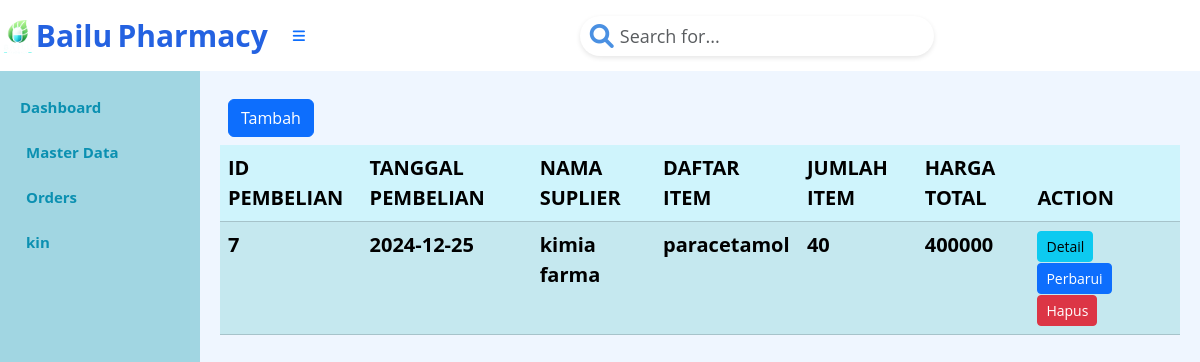
Screenshot of /index.php?page=pembelian (signed in) with the database file from the repository.
### tables this page shows
CREATE TABLE `tb_pembelian` (
  `Id_pembelian` int(5) NOT NULL AUTO_INCREMENT,
  `tanggal_pembelian` date NOT NULL,
  `total_item` int(5) NOT NULL,
  `total_harga` int(10) NOT NULL,
  `Total_bayar` int(8) NOT NULL,
  `kembalian` int(8) NOT NULL,
  `Id_suplier` int(3) NOT NULL,
  PRIMARY KEY (`Id_pembelian`),
  KEY `Id_suplier` (`Id_suplier`),
  CONSTRAINT `tb_pembelian_ibfk_2` FOREIGN KEY (`Id_suplier`) REFERENCES `tb_suplier` (`Id_suplier`)
);

CREATE TABLE `tb_suplier` (
  `Id_suplier` int(3) NOT NULL AUTO_INCREMENT,
  `Nama_suplier` varchar(15) NOT NULL,
  `Alamat` varchar(15) NOT NULL,
  `email` varchar(15) NOT NULL,
  `no_tlp` varchar(15) NOT NULL,
  PRIMARY KEY (`Id_suplier`)
);

### pembelian.php (the view, shortened to what this page needs)
<div class="d-grid gap-2 p-2 d-md-flex justify-content-md">
    <a class="btn btn-primary me-md-2" href="index.php?page=pembelian.form&action=add" role="button">Tambah</a>
</div>
<?php
$mysqli = new mysqli("localhost", "root", "", "apotek");
$result = $mysqli->query("
     SELECT
        p.Id_pembelian AS ID_pembelian,
        p.tanggal_pembelian AS tanggal,
        sp.Nama_suplier AS suplier,
        GROUP_CONCAT(o.Nama_Obat SEPARATOR ', ') AS Daftar_Item,
        GROUP_CONCAT(CONCAT(o.Nama_Obat, ';', pd.jumlah_item, ';', pd.harga_satuan) SEPARATOR ', ') AS Rincian_Item,
        p.total_item AS Item,
        p.total_harga AS Harga,
        p.Total_bayar AS Total_bayar,
        p.kembalian AS Kembalian,
        pd.Id_obat AS Id_obat
    FROM
        tb_pembelian p
    JOIN
        tb_suplier sp ON p.Id_suplier = sp.Id_suplier
    JOIN
        tb_pembelian_detail pd ON p.Id_pembelian = pd.Id_pembelian
    JOIN
        tb_obat o ON pd.Id_obat = o.Id_Obat
    GROUP BY
        p.Id_pembelian;
");
?>
<table class="table table-info table-striped">
    <thead>
        <tr>
            <th>ID PEMBELIAN</th>
            <th>TANGGAL PEMBELIAN</th>
            <th>NAMA SUPLIER</th>
            <th>DAFTAR ITEM</th>
            <th>JUMLAH ITEM</th>
            <th>HARGA TOTAL</th>
            <th>ACTION</th>
        </tr>
    </thead>
    <tbody>
        <?php foreach ($result as $row): ?>
            <tr>
                <td><?= htmlspecialchars($row['ID_pembelian']) ?></td>
                <td><?= htmlspecialchars($row['tanggal']) ?></td>
                <td><?= htmlspecialchars($row['suplier']) ?></td>
                <td><?= htmlspecialchars($row['Daftar_Item']) ?></td>
                <td><?= htmlspecialchars($row['Item']) ?></td>
                <td><?= htmlspecialchars($row['Harga']) ?></td>
                <td>
                    <button type="button" class="btn btn-info btn-sm" onclick="tampilkanPembelian(<?= htmlspecialchars(json_encode($row)) ?>)">
                        Detail
                    </button>
                    <a class="btn btn-primary me-md-2 btn-sm" href="index.php?page=pembelian.form&Id_pembelian=<?= $row['ID_pembelian'] ?>&action=edit">
                        Perbarui
                    </a>
                    <form action="pembelian.action.php" method="POST" style="display:inline;">
                        <button type="submit" class="btn btn-danger me-md-2 btn-sm" onclick="return confirm('Ingin menghapus data ini?');">
                            Hapus
                        </button>
                    </form>
                </td>
            </tr>
        <?php endforeach; ?>
    </tbody>
</table>

### index.php (style rules this page uses)
body { background-color: #EFF6FF; font-family: 'Open Sans', sans-serif; font-weight: bold; font-size: 20px; color: #0B90B1; }

### rows the page displays
tb_pembelian: Id_pembelian "7", tanggal_pembelian "2024-12-25", Id_suplier.Nama_suplier "kimia farma", Daftar_Item "paracetamol", total_item "40", total_harga "400000"

### other values shown
$_SESSION['username'] "kin"
